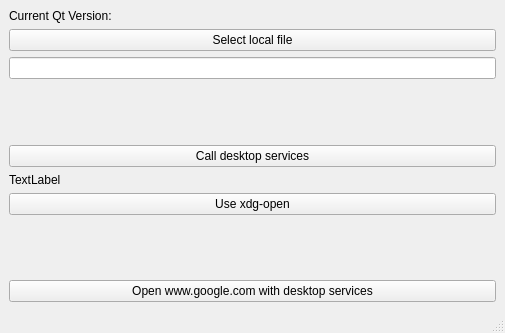
<?xml version="1.0" encoding="UTF-8"?>
<ui version="4.0">
 <class>MainWindow</class>
 <widget class="QMainWindow" name="MainWindow">
  <property name="geometry">
   <rect>
    <x>0</x>
    <y>0</y>
    <width>505</width>
    <height>333</height>
   </rect>
  </property>
  <property name="windowTitle">
   <string>MainWindow</string>
  </property>
  <widget class="QWidget" name="centralwidget">
   <layout class="QVBoxLayout" name="verticalLayout">
    <item>
     <widget class="QLabel" name="lblQtVersion">
      <property name="text">
       <string>Current Qt Version: </string>
      </property>
     </widget>
    </item>
    <item>
     <widget class="QPushButton" name="btnOpen">
      <property name="text">
       <string>Select local file</string>
      </property>
     </widget>
    </item>
    <item>
     <widget class="QLineEdit" name="lineEdit"/>
    </item>
    <item>
     <spacer name="verticalSpacer">
      <property name="orientation">
       <enum>Qt::Vertical</enum>
      </property>
      <property name="sizeHint" stdset="0">
       <size>
        <width>20</width>
        <height>40</height>
       </size>
      </property>
     </spacer>
    </item>
    <item>
     <widget class="QPushButton" name="btnExec">
      <property name="text">
       <string>Call desktop services</string>
      </property>
     </widget>
    </item>
    <item>
     <widget class="QLabel" name="label">
      <property name="text">
       <string>TextLabel</string>
      </property>
     </widget>
    </item>
    <item>
     <widget class="QPushButton" name="btnXdg">
      <property name="text">
       <string>Use xdg-open</string>
      </property>
     </widget>
    </item>
    <item>
     <spacer name="verticalSpacer_2">
      <property name="orientation">
       <enum>Qt::Vertical</enum>
      </property>
      <property name="sizeHint" stdset="0">
       <size>
        <width>20</width>
        <height>40</height>
       </size>
      </property>
     </spacer>
    </item>
    <item>
     <widget class="QPushButton" name="btnGoogle">
      <property name="text">
       <string>Open www.google.com with desktop services</string>
      </property>
     </widget>
    </item>
   </layout>
  </widget>
  <widget class="QMenuBar" name="menubar">
   <property name="geometry">
    <rect>
     <x>0</x>
     <y>0</y>
     <width>505</width>
     <height>22</height>
    </rect>
   </property>
  </widget>
  <widget class="QStatusBar" name="statusbar"/>
 </widget>
 <resources/>
 <connections/>
</ui>
